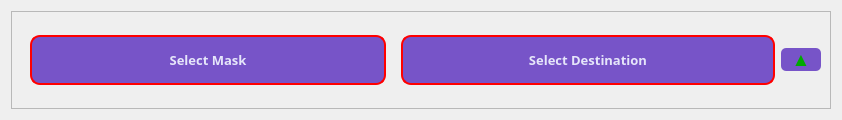
                <widget class="QFrame" name="All_ResourcePaths_Frame">
                 <layout class="QVBoxLayout" name="verticalLayout_27">
                  <item>
                   <widget class="QFrame" name="resource_paths_frame">
                    <property name="minimumSize">
                     <size>
                      <width>820</width>
                      <height>98</height>
                     </size>
                    </property>
                    <property name="frameShape">
                     <enum>QFrame::StyledPanel</enum>
                    </property>
                    <property name="frameShadow">
                     <enum>QFrame::Raised</enum>
                    </property>
                    <layout class="QHBoxLayout" name="horizontalLayout">
                     <item>
                      <widget class="QFrame" name="frame">
                       <property name="minimumSize">
                        <size>
                         <width>150</width>
                         <height>0</height>
                        </size>
                       </property>
                       <layout class="QVBoxLayout" name="verticalLayout_4">
                        <item>
                         <widget class="QPushButton" name="mask_select_button">
                          <property name="minimumSize">
                           <size>
                            <width>150</width>
                            <height>50</height>
                           </size>
                          </property>
                          <property name="font">
                           <font>
                            <family>Montserrat</family>
                            <pointsize>10</pointsize>
                            <bold>true</bold>
                           </font>
                          </property>
                          <property name="toolTip">
                           <string>&lt;html&gt;&lt;head/&gt;&lt;body&gt;&lt;p&gt;&lt;span style=&quot; font-size:10pt; font-weight:400;&quot;&gt;Select Mask image &lt;/span&gt;&lt;/p&gt;&lt;/body&gt;&lt;/html&gt;</string>
                          </property>
                          <property name="styleSheet">
                           <string notr="true">QPushButton{
background-color: #7754c8;
color:#E6E6FA;/*#3cf3b6;*/
border-radius:10px;
border:2px solid red; 
}
QPushButton:pressed{
	 padding-left: 3px;
     padding-top: 3px;
}</string>
                          </property>
                          <property name="text">
                           <string>Select Mask</string>
                          </property>
                         </widget>
                        </item>
                       </layout>
                      </widget>
                     </item>
                     <item>
                      <widget class="QPushButton" name="select_destination_button">
                       <property name="enabled">
                        <bool>true</bool>
                       </property>
                       <property name="minimumSize">
                        <size>
                         <width>150</width>
                         <height>50</height>
                        </size>
                       </property>
                       <property name="font">
                        <font>
                         <family>Montserrat</family>
                         <pointsize>10</pointsize>
                         <bold>true</bold>
                        </font>
                       </property>
                       <property name="toolTip">
                        <string>&lt;html&gt;&lt;head/&gt;&lt;body&gt;&lt;p&gt;&lt;span style=&quot; font-weight:400;&quot;&gt;Select destination for generated PNG file&lt;/span&gt;&lt;/p&gt;&lt;/body&gt;&lt;/html&gt;</string>
                       </property>
                       <property name="styleSheet">
                        <string notr="true">QPushButton:pressed{
	 padding-left: 3px;
     padding-top: 3px;
}
QPushButton{
background-color: #7754c8;
color:#E6E6FA;/*#3cf3b6;*/
border-radius:10px;
border:2px solid red; 
}
</string>
                       </property>
                       <property name="text">
                        <string>Select Destination</string>
                       </property>
                      </widget>
                     </item>
                     <item alignment="Qt::AlignVCenter">
                      <widget class="QPushButton" name="open_destination_folder">
                       <property name="minimumSize">
                        <size>
                         <width>0</width>
                         <height>0</height>
                        </size>
                       </property>
                       <property name="maximumSize">
                        <size>
                         <width>40</width>
                         <height>50</height>
                        </size>
                       </property>
                       <property name="font">
                        <font>
                         <pointsize>14</pointsize>
                        </font>
                       </property>
                       <property name="toolTip">
                        <string>&lt;html&gt;&lt;head/&gt;&lt;body&gt;&lt;p&gt;&lt;span style=&quot; font-size:10pt;&quot;&gt;Open destination folder &lt;/span&gt;&lt;/p&gt;&lt;/body&gt;&lt;/html&gt;</string>
                       </property>
                       <property name="styleSheet">
                        <string notr="true">QPushButton{
color: rgb(0, 170, 0);
background-color: #7754c8;
border-radius:5px;
}
QPushButton:pressed{
	 padding-left: 2px;
     padding-top: 2px;
}</string>
                       </property>
                       <property name="text">
                        <string>▲</string>
                       </property>
                      </widget>
                     </item>
                    </layout>
                   </widget>
                  </item>
                 </layout>
                </widget>
